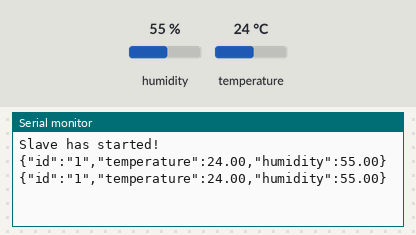
The sketch below on a simulated ESP32. Shown: the last lines printed to the serial monitor. The inputs (shaded band) are chosen by the test bench; at power-on: humidity 55 %, temperature 24 °C. Nothing arrives over Bluetooth unless stated.

Above: at 10.8 s.
10.9 s: humidity set to 22 %
At 20.7 s:
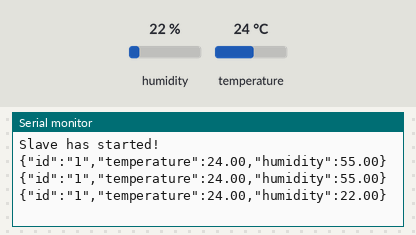
20.9 s: temperature set to 12 °C
At 30.7 s:
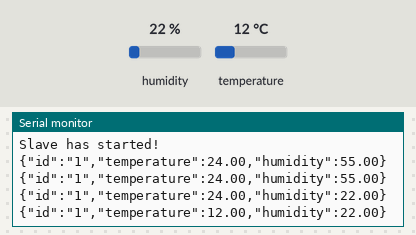
30.9 s: humidity set to 40 %
At 40.7 s:
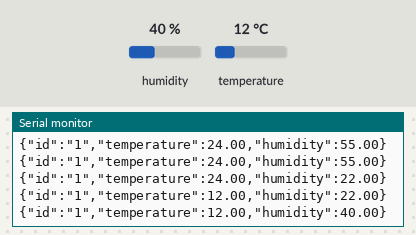
Timing chart, 0 to 42.2 s (numbered marks = the images above; inputs shaded):
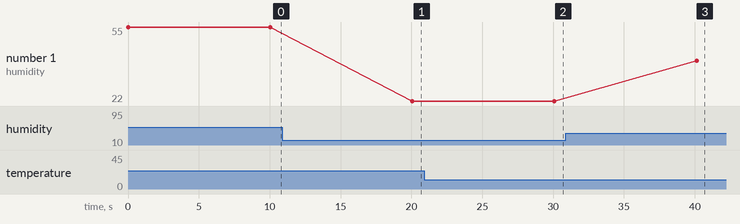

The sketch:

slave_1.ino
```cpp
#include "DHT.h"
#include <BluetoothSerial.h>

#define DHTPIN 4
#define DHTTYPE DHT11
#define SLAVE_ID "1" // Unique ID for each slave

DHT dht(DHTPIN, DHTTYPE);
BluetoothSerial SerialBT;

void setup() {
  Serial.begin(115200);
  SerialBT.begin("ESP32_Slave" + String(SLAVE_ID));
  Serial.println(F("Slave has started!"));
  dht.begin();
}

void loop() {
  sendDataViaBluetooth();

  // Rest of your code for reading DHT sensor data goes here

  delay(10000); // Adjust the delay according to your requirements
}

void sendDataViaBluetooth() {
  // Reading temperature or humidity takes about 250 milliseconds!
  // Sensor readings may also be up to 2 seconds 'old' (it's a very slow sensor)
  float h = dht.readHumidity();
  float t = dht.readTemperature();

  if (isnan(h) || isnan(t)) {
    Serial.println(F("Failed to read from DHT sensor!"));
    return;
  }

  // Create a JSON-like string for the sensor data with ID
  String sensorData = "{\"id\":\"" + String(SLAVE_ID) + "\",\"temperature\":" + String(t) + ",\"humidity\":" + String(h) + "}\n";
  Serial.println(sensorData);

  // Send sensor data to master via Bluetooth
  SerialBT.print(sensorData);
}
```

Measured:
- after the input at 10.9 s, the serial monitor: prints a new line after 9.2 s (image 1)
- after the input at 20.9 s, the serial monitor: prints a new line after 9.2 s (image 2)
- after the input at 30.9 s, the serial monitor: prints a new line after 9.2 s (image 3)
- plotted number 1: 55 → 22 after the input at 10.9 s, 22 → 40 after the input at 30.9 s
